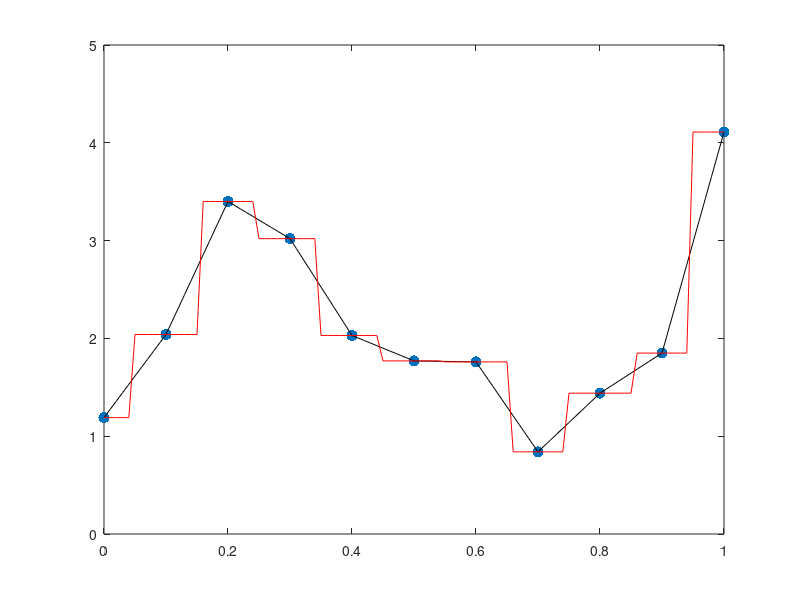

The MATLAB source for this figure: (Note: this script raises an error after producing the figure.)
x = 0:0.1:1;
y = [1.19 2.04 3.4 3.02 2.03 1.77 1.76 0.84 1.44 1.85 4.11];

plot(x,y,'.','markersize',24);

coeffs_linear = polyfit(x,y,1);
% polyfit(x, y, degree of polynomial)

y_linear = polyval(coeffs_linear,x);
% polyval evalutes the polynomial p(x)
% polyval([coefficients], [all x values])

hold on;
plot(x,y_linear,'r-');

sum((y_linear - y).^2);
% error of linear

coeffs_quad = polyfit(x,y,2);
y_quad = polyval(coeffs_quad,x);
plot(x,y_quad,'g-');
sum((y_quad - y).^2);
% error of quad

coeffs_cubic = polyfit(x,y,3);
y_cubic = polyval(coeffs_cubic,x);
plot(x,y_cubic,'k-');

sum((y_cubic-y).^2);
% error of cubic

% Smoother line by increasing number of data points.
x_fine = 0:0.01:1;
y_cubic_fine = polyval(coeffs_cubic,x_fine);
plot(x_fine,y_cubic_fine,'m-');
% Smoother cubic function.

coeffs_10 = polyfit(x,y,10);
y_10 = polyval(coeffs_10,x);
sum((y_10 - y).^2);

y_10_fine = polyval(coeffs_10,x_fine);
plot(x_fine,y_10_fine,'b-');

% Interpolation, devise a function that passes through
% data points but makes points in between make sense.

% interp1
hold off;
plot(x,y,'.','markersize',24);
hold on;
linear_interp = interp1(x,y,x_fine,'linear');
% interp1(x points, y points, query points(points in between), method);
plot(x_fine,linear_interp,'k-');

nearest_interp = interp1(x,y,x_fine,'nearest');
% nearest gets closest neighbor and ??
% Used for discrete data, always gets one of the data points.
plot(x_fine,nearest_interp,'r-');

splines_interp = interp1(x,y,x_fine,'splines');
plot(x_fine,splines_interp,'g-');

hold off;

close;
plot(x,y,'.','markersize',24);
hold on;
% Looks similar to sine/cosine wave.

A = zeros(3,3);
A(1,1) = sum(sin(2*pi*x).^2);
A(1,2) = sum(sin(2*pi*x).*cos(2*pi*x));

A(2,1) = sum(sin(2*pi*x).*cos(2*pi*x));

A(1,3) = sum(sin(2*pi*x));
A(3,1) = sum(sin(2*pi*x));

A(2,2) = sum(cos(2*pi*x).^2);
A(2,3) = sum(cos(2*pi*x));
A(3,2) = sum(cos(2*pi*x));
A(3,3) = 11;

b = zeros(3,1);
b(1) = sum(y.*sin(2*pi*x));
b(2) = sum(y.*cos(2*pi*x));
b(3) = sum(y);

trig_coeffs = A\b;

y_trig = trig_coeffs(1) * sin(2*pi*x_fine) + trig_coeffs(2) * cos(2*pi*x_fine)+ trig_coeffs(3);
plot(x_fine,y_trig,'c-');
